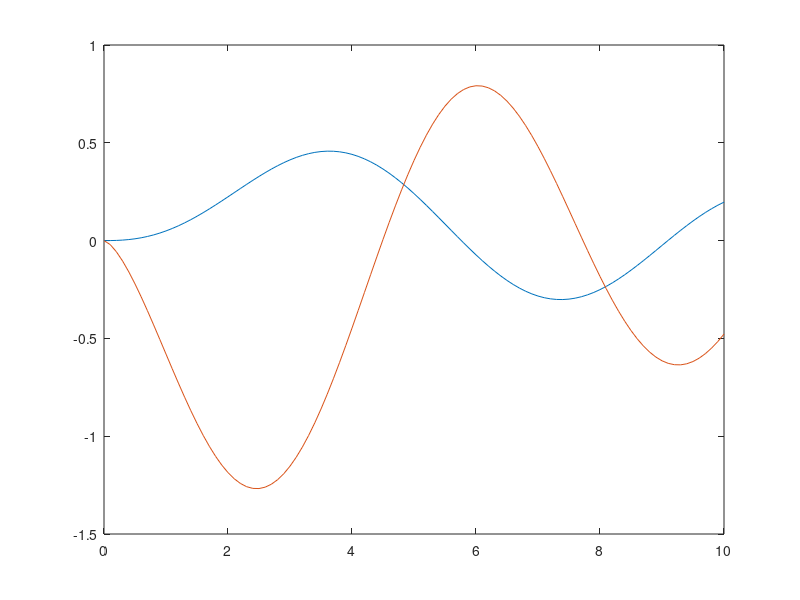

Reproduce this figure in MATLAB.
% Finds the energy and radial wavefunction for a particle from the point 
% of view of an observer in a rotating frame of reference. The 
% wavefunction is correct to order v^2/c^2. This uses equations (362, 
% (363) and (382) to (390) of my notes. This is a positive energy particle. 
% This is for a negative energy particle.
k=1.0;
mu=1.5;
om=0.00000001;
m=1.0;
c=1.0;
hbar=1.0;
hw=hbar*om;
mf=(m*c^2+hbar*om/2);
mom2=hbar^2*c^2*k^2;
emin=-m*c*c-2.0000;
emax=-m*c*c;
de=0.0001;
e=emin:de:emax;
ne=round(1+(emax-emin)/de);
mf=(m*c^2+hbar*om/2);
for ie=1:ne
    e1=e(ie)^2-mom2-mf^2;
    d1=(e1-2*(mu+1)*hbar*om*e(ie))^2*(e1+2*hbar*om*e(ie));
    d2=8*hbar^4*om^2*c^2*k^2*e(ie)^2;
    d3=4*(mu+1)*hbar^2*om^2*e(ie)^2*(e1-2*(mu+1)*hbar*om*e(ie));
    det(ie)=d1+d2+d3;
end
det=det
is=0;
for ie=2:ne
    ratio=det(ie)/det(ie-1);
    if ratio < 0
        is=is+1;
        E(is)=e(ie)
    end
end
for ie=2:ne-1
    if det(ie) < det(ie-1)
        if det(ie) < det(ie+1)
            is=is+1
            E(is)=e(ie)
        end
    end
end
for is=1:1
    ef1=E(is)-m*c^2-hbar*om/2
    Wn=1;
    Yn=E(is)^2*Wn/(E(is)^2-mom2+2*hbar*om*E(is)-mf^2);
    Xn=(4*hbar^2*om*c*k/(E(is)^2-mom2-2*(mu+1)*hbar*om*E(is)-mf^2))*Yn;
    An=(hbar*c*k*Wn+2*mu*hbar*om*Xn)/ef1;
    Bn=(E(is)*Wn-hbar*c*k*Xn-2*hbar*om*Yn)/ef1;
    Cn=(E(is)*Xn+hbar*c*k*Yn)/ef1;
end
rmin=0;
rmax=10;
dr=0.1;
nr=round(1+(rmax-rmin)/dr);
r=rmin:dr:rmax;
z=k*r;
z1=om*z/(k*c);
z2=z1.*z1;
A=An/An
B=Bn/An
C=Cn/An
W=Wn/An
X=Xn/An
Y=Yn/An
for ir=1:nr
    psi1(ir)=A*besselj(mu+1,z(ir))+B*z1(ir)*besselj(mu,z(ir))+C*z2(ir)*besselj(mu+1,z(ir));
    psi4(ir)=W*besselj(mu,z(ir))+X*z1(ir)*besselj(mu+1,z(ir))+Y*z2(ir)*besselj(mu,z(ir));
end
plot(z,psi1,z,psi4)
    